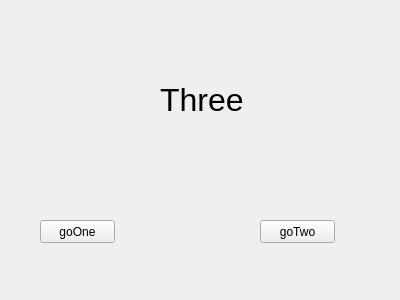
<?xml version="1.0" encoding="UTF-8"?>
<ui version="4.0">
 <class>ThreeForm</class>
 <widget class="QWidget" name="ThreeForm">
  <property name="geometry">
   <rect>
    <x>0</x>
    <y>0</y>
    <width>400</width>
    <height>300</height>
   </rect>
  </property>
  <property name="windowTitle">
   <string>Form</string>
  </property>
  <widget class="QLabel" name="label">
   <property name="geometry">
    <rect>
     <x>160</x>
     <y>50</y>
     <width>201</width>
     <height>101</height>
    </rect>
   </property>
   <property name="text">
    <string>&lt;html&gt;&lt;head/&gt;&lt;body&gt;&lt;p&gt;&lt;span style=&quot; font-size:24pt;&quot;&gt;Three&lt;/span&gt;&lt;/p&gt;&lt;/body&gt;&lt;/html&gt;</string>
   </property>
   <property name="textFormat">
    <enum>Qt::AutoText</enum>
   </property>
  </widget>
  <widget class="QPushButton" name="goOneButton">
   <property name="geometry">
    <rect>
     <x>40</x>
     <y>220</y>
     <width>75</width>
     <height>23</height>
    </rect>
   </property>
   <property name="text">
    <string>goOne</string>
   </property>
  </widget>
  <widget class="QPushButton" name="goTwoButton">
   <property name="geometry">
    <rect>
     <x>260</x>
     <y>220</y>
     <width>75</width>
     <height>23</height>
    </rect>
   </property>
   <property name="text">
    <string>goTwo</string>
   </property>
  </widget>
 </widget>
 <resources/>
 <connections/>
</ui>
